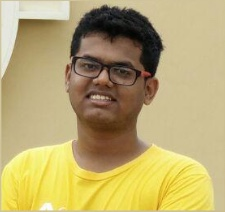
#> input picture pic.jpeg, 225 x 212 px, found by its file name
$ python filter_image.py
#> lines starting #> are read from the running program, lines starting #| are printed output that depends on the picture
import cv2
from matplotlib import pyplot as plt

path = '/Users/RohanSaxena/Documents/projects/cv'
image = cv2.cvtColor(cv2.imread(path + '/pic.jpeg'), cv2.COLOR_BGR2RGB)

# Blur an image using a Gaussian filter

blurred1 = cv2.GaussianBlur(image, (11, 11), 3)
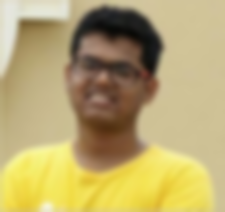
#> blurred1: shape (212, 225, 3); mean R, G, B 185, 167.9, 111
blurred2 = cv2.GaussianBlur(image, (31, 31), 3)

fig = plt.figure()

a = fig.add_subplot(1, 2, 1)
plt.imshow(blurred1)
a.set_title('11 x 11')

a = fig.add_subplot(1, 2, 2)
plt.imshow(blurred2)
a.set_title('31 x 31')

plt.tight_layout()
plt.show()
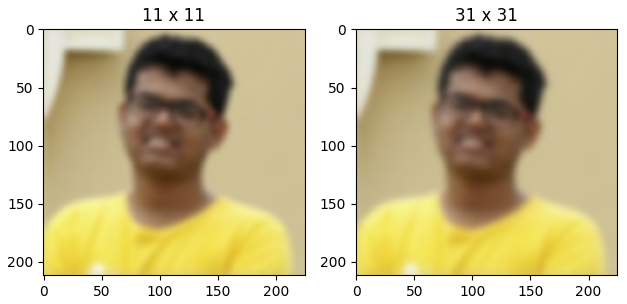
#> figure drawn by matplotlib, 2 panels

$ run again, with car1.png saved as pic.jpeg
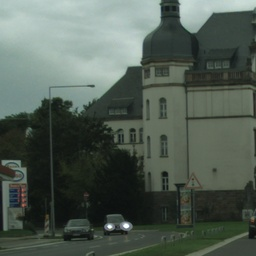
#> input picture car1.png, 256 x 256 px, found by its file name
#> `blurred1 = cv2.GaussianBlur(image, (11, 11), 3)`:
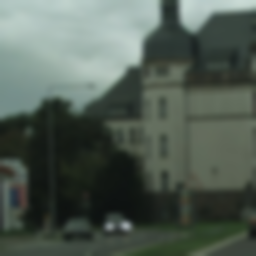
#> blurred1: shape (256, 256, 3); mean R, G, B 80.7, 92.3, 83.1
#> `plt.show()`:
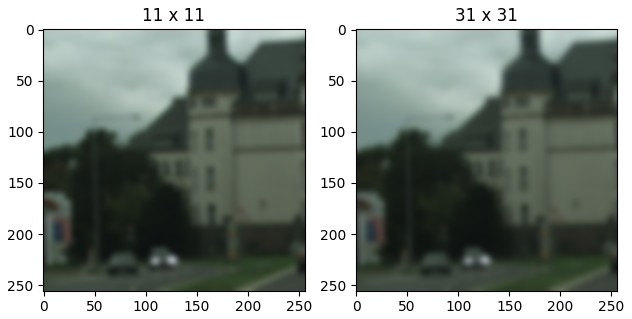
#> figure drawn by matplotlib, 2 panels
